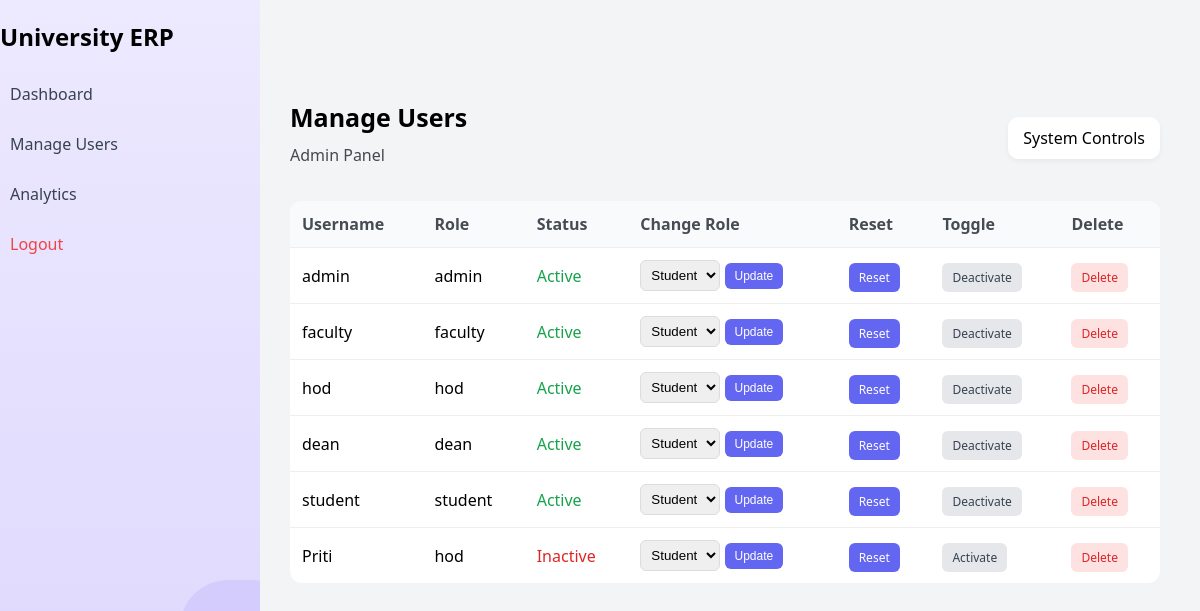
The app's page /manage_users (signed in) with its own data.
### database.py (models this page shows)
class User(db.Model, UserMixin):
    id = db.Column(db.Integer, primary_key=True)
    username = db.Column(db.String(100))
    password = db.Column(db.String(200))
    role = db.Column(db.String(50))
    email = db.Column(db.String(120), unique=True)
    otp = db.Column(db.String(6))
    otp_created_at = db.Column(db.DateTime)
    otp_expiry = db.Column(db.DateTime)
    active = db.Column(db.Boolean, default=True)

### app.py (the view)
@app.route("/manage_users")
@login_required
def manage_users():
    if current_user.role != "admin":
        return "Access Denied", 403
    users = User.query.all()
    return render_template("manage_users.html", users=users)

### app.py (called while the page is built)
@login_manager.user_loader
def load_user(user_id):
    return User.query.get(int(user_id))

### templates/manage_users.html (shortened to what this page needs)
<!DOCTYPE html>
<html>
<head>
    <link rel="stylesheet" href="{{ url_for('static', filename='style.css') }}">
</head>
<body>
<div class="sidebar">
    <h2>University ERP</h2>
    <a href="/dashboard">Dashboard</a>
    <a href="/manage_users">Manage Users</a>
    <a href="/admin_dashboard">Analytics</a>
    <a href="/logout" class="logout">Logout</a>
</div>
<div class="main">
<div class="header">
    <div>
        <h1>Manage Users</h1>
        <p>Admin Panel</p>
    </div>
    <div class="notification">
        System Controls
    </div>
</div>
<div class="table-box">
<table>
<tr>
    <th>Username</th>
    <th>Role</th>
    <th>Status</th>
    <th>Change Role</th>
    <th>Reset</th>
    <th>Toggle</th>
    <th>Delete</th>
</tr>
{% for user in users %}
<tr>
<td>{{ user.username }}</td>
<td>{{ user.role }}</td>
<td>
    {% if user.active %}
        <span class="green">Active</span>
    {% else %}
        <span class="red">Inactive</span>
    {% endif %}
</td>
<td>
<form method="POST" action="/update_role/{{ user.id }}">
    <select name="role" class="input">
        <option value="student">Student</option>
    </select>
    <button class="btn-small">Update</button>
</form>
</td>
<td>
    <a href="/reset_password/{{ user.id }}" class="btn-small">
        Reset
    </a>
</td>
<td>
    <a href="/toggle_user/{{ user.id }}" class="btn-small gray">
        {% if user.active %}
            Deactivate
        {% else %}
            Activate
        {% endif %}
    </a>
</td>
<td>
    <a href="/delete_user/{{ user.id }}"
       class="btn-small red-btn"
       onclick="return confirm('Delete this user?')">
        Delete
    </a>
</td>
</tr>
{% endfor %}
</table>
</div>
</div>
</body>
</html>

### static/style.css (style rules this page uses)
body { margin: 0; font-family: "Segoe UI", sans-serif; background: #f3f4f6; }
.sidebar { position: fixed; top: 0; left: 0; width: 260px; height: 100vh; background: linear-gradient(180deg, #ede9fe, #ddd6fe); z-index: 100; overflow: hidden; }
.sidebar::before, .sidebar::after { content: ""; position: absolute; background: #c4b5fd; opacity: 0.4; border-radius: 40%; }
.sidebar::before { width: 200px; height: 200px; bottom: -50px; left: -50px; }
.sidebar::after { width: 120px; height: 120px; bottom: 100px; right: -40px; }
.sidebar-menu a, .sidebar a { display: block; padding: 10px; border-radius: 8px; color: #374151; text-decoration: none; margin-bottom: 8px; }
.sidebar .logout, .logout { color: #ef4444; }
.main { margin-left: 250px; padding: 40px; }
.header { display: flex; justify-content: space-between; align-items: center; margin-bottom: 25px; margin-top: 60px; }
.header h1 { margin: 0; font-size: 25px; }
.header p { margin: 10px 0; font-weight: 500; color: #45484d; }
.table-box { background: white; border-radius: 12px; overflow: hidden; }
table { width: 100%; border-collapse: collapse; }
th { background: #f9fafb; padding: 12px; text-align: left; color: #464b54; }
td { padding: 12px; border-top: 1px solid #eee; }
.green { color: #16a34a; }
.red { color: #dc2626; }
.btn-small { padding: 6px 10px; background: #6366f1; color: white; border-radius: 6px; text-decoration: none; font-size: 12px; border: none; cursor: pointer; }
.gray { background: #e5e7eb; color: #374151; }
.red-btn { background: #fee2e2; color: #dc2626; }
.input { padding: 6px; border-radius: 6px; border: 1px solid #ddd; }
.notification { background: white; padding: 10px 15px; border-radius: 10px; box-shadow: 0 2px 5px rgba(0,0,0,0.05); }

### records on screen
User: username "admin", role "admin", active "Active"
User: username "faculty", role "faculty", active "Active"
User: username "hod", role "hod", active "Active"
User: username "dean", role "dean", active "Active"
User: username "student", role "student", active "Active"
User: username "Priti", role "hod", active "Inactive"
